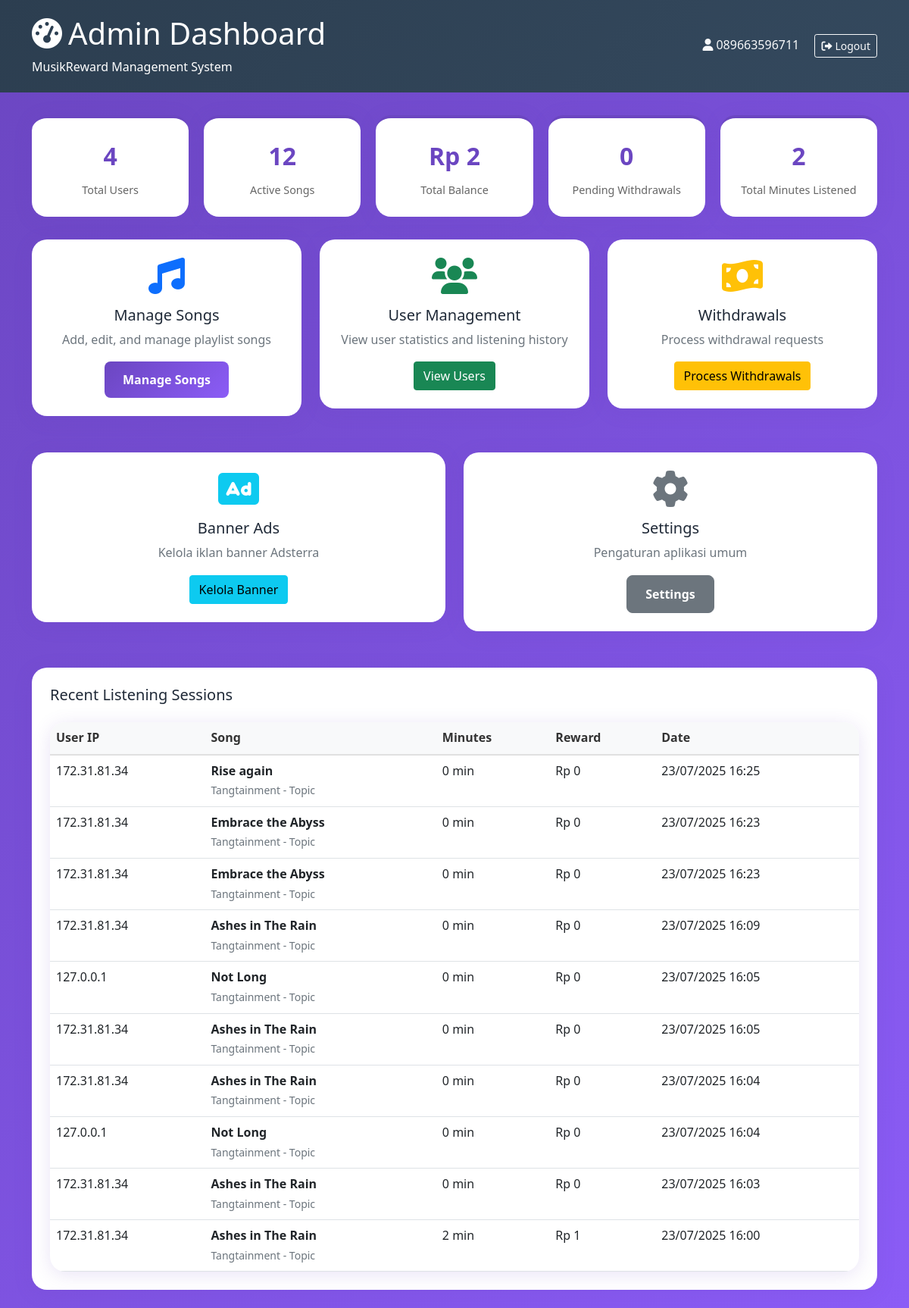
Before: /admin/index.php (signed in) with the older database file.
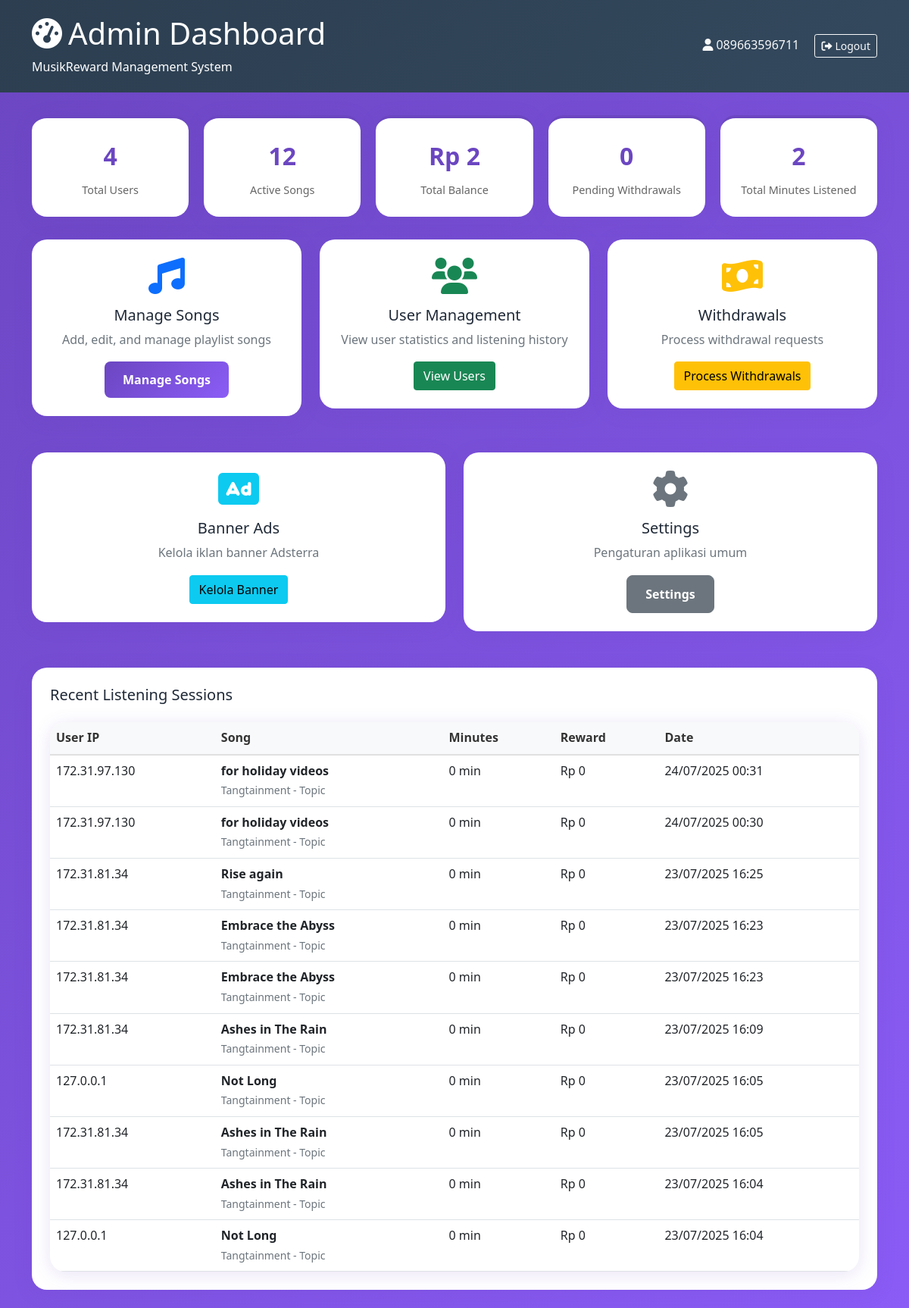
After: the same page with the newer database file.
### tables this page shows
CREATE TABLE listening_sessions (
            id INTEGER PRIMARY KEY AUTOINCREMENT,
            user_ip TEXT NOT NULL,
            song_id INTEGER NOT NULL,
            minutes_listened INTEGER DEFAULT 0,
            reward_earned REAL DEFAULT 0.00,
            completed INTEGER DEFAULT 0,
            created_at DATETIME DEFAULT CURRENT_TIMESTAMP,
            FOREIGN KEY (song_id) REFERENCES songs(id)
        );

CREATE TABLE songs (
            id INTEGER PRIMARY KEY AUTOINCREMENT,
            youtube_id TEXT NOT NULL,
            title TEXT NOT NULL,
            artist TEXT NOT NULL,
            thumbnail_url TEXT,
            duration INTEGER DEFAULT 0,
            is_active INTEGER DEFAULT 1,
            created_at DATETIME DEFAULT CURRENT_TIMESTAMP
        );

### admin/index.php (the view, shortened to what this page needs)
<?php
require_once '../config/database.php';
$stmt = $pdo->query("SELECT COUNT(*) as total_users FROM users");
$totalUsers = $stmt->fetch()['total_users'];
$stmt = $pdo->query("SELECT COUNT(*) as total_songs FROM songs WHERE is_active = 1");
$totalSongs = $stmt->fetch()['total_songs'];
$stmt = $pdo->query("SELECT SUM(balance) as total_balance FROM users");
$totalBalance = $stmt->fetch()['total_balance'] ?: 0;
$stmt = $pdo->query("SELECT COUNT(*) as pending_withdrawals FROM withdrawals WHERE status = 'pending'");
$pendingWithdrawals = $stmt->fetch()['pending_withdrawals'];
$stmt = $pdo->query("SELECT SUM(minutes_listened) as total_minutes FROM listening_sessions");
$totalMinutes = $stmt->fetch()['total_minutes'] ?: 0;
?>
<!DOCTYPE html>
<html lang="id">
<head>
    <link href="https://cdn.jsdelivr.net/npm/bootstrap@5.1.3/dist/css/bootstrap.min.css" rel="stylesheet">
    <link href="https://cdnjs.cloudflare.com/ajax/libs/font-awesome/6.0.0/css/all.min.css" rel="stylesheet">
    <link href="../assets/css/style.css" rel="stylesheet">
</head>
<body>
    <div class="admin-header">
        <div class="container">
            <div class="d-flex justify-content-between align-items-center">
                <div>
                    <h1><i class="fas fa-tachometer-alt me-2"></i>Admin Dashboard</h1>
                    <p class="mb-0">MusikReward Management System</p>
                </div>
                <div>
                    <span class="text-light me-3">
                        <i class="fas fa-user me-1"></i><?= htmlspecialchars($_SESSION['admin_username']) ?>
                    </span>
                    <a href="?logout=1" class="btn btn-outline-light btn-sm">
                        <i class="fas fa-sign-out-alt me-1"></i>Logout
                    </a>
                </div>
            </div>
        </div>
    </div>
    <div class="container">
        <div class="stats-grid">
            <div class="stat-card">
                <div class="stat-number"><?= number_format($totalUsers) ?></div>
                <div class="stat-label">Total Users</div>
            </div>
            <div class="stat-card">
                <div class="stat-number"><?= number_format($totalSongs) ?></div>
                <div class="stat-label">Active Songs</div>
            </div>
            <div class="stat-card">
                <div class="stat-number">Rp <?= number_format($totalBalance, 0, ',', '.') ?></div>
                <div class="stat-label">Total Balance</div>
            </div>
            <div class="stat-card">
                <div class="stat-number"><?= number_format($pendingWithdrawals) ?></div>
                <div class="stat-label">Pending Withdrawals</div>
            </div>
            <div class="stat-card">
                <div class="stat-number"><?= number_format($totalMinutes) ?></div>
                <div class="stat-label">Total Minutes Listened</div>
            </div>
        </div>
        <div class="row">
            <div class="col-md-4 mb-4">
                <div class="admin-card text-center">
                    <i class="fas fa-music text-primary mb-3" style="font-size: 3rem;"></i>
                    <h5>Manage Songs</h5>
                    <p class="text-muted">Add, edit, and manage playlist songs</p>
                    <a href="songs.php" class="btn btn-primary">Manage Songs</a>
                </div>
            </div>
            <div class="col-md-4 mb-4">
                <div class="admin-card text-center">
                    <i class="fas fa-users text-success mb-3" style="font-size: 3rem;"></i>
                    <h5>User Management</h5>
                    <p class="text-muted">View user statistics and listening history</p>
                    <a href="users.php" class="btn btn-success">View Users</a>
                </div>
            </div>
            <div class="col-md-4 mb-4">
                <div class="admin-card text-center">
                    <i class="fas fa-money-bill-wave text-warning mb-3" style="font-size: 3rem;"></i>
                    <h5>Withdrawals</h5>
                    <p class="text-muted">Process withdrawal requests</p>
                    <a href="withdrawals.php" class="btn btn-warning">Process Withdrawals</a>
                </div>
            </div>
        </div>
        <div class="row">
            <div class="col-md-6 mb-4">
                <div class="admin-card text-center">
                    <i class="fas fa-ad text-info mb-3" style="font-size: 3rem;"></i>
                    <h5>Banner Ads</h5>
                    <p class="text-muted">Kelola iklan banner Adsterra</p>
                    <a href="banner_ads.php" class="btn btn-info">Kelola Banner</a>
                </div>
            </div>
            <div class="col-md-6 mb-4">
                <div class="admin-card text-center">
                    <i class="fas fa-cog text-secondary mb-3" style="font-size: 3rem;"></i>
                    <h5>Settings</h5>
                    <p class="text-muted">Pengaturan aplikasi umum</p>
                    <a href="#" class="btn btn-secondary">Settings</a>
                </div>
            </div>
        </div>
        <div class="admin-card">
            <h5 class="mb-4">Recent Listening Sessions</h5>
            <div class="table-responsive">
                <table class="table">
                    <thead>
                        <tr>
                            <th>User IP</th>
                            <th>Song</th>
                            <th>Minutes</th>
                            <th>Reward</th>
                            <th>Date</th>
                        </tr>
                    </thead>
                    <tbody>
                        <?php
                        $stmt = $pdo->query("
                            SELECT ls.*, s.title, s.artist
                            FROM listening_sessions ls
                            JOIN songs s ON ls.song_id = s.id
                            ORDER BY ls.created_at DESC
                            LIMIT 10
                        ");
                        $sessions = $stmt->fetchAll();
                        foreach ($sessions as $session): ?>
                        <tr>
                            <td><?= htmlspecialchars($session['user_ip']) ?></td>
                            <td>
                                <strong><?= htmlspecialchars($session['title']) ?></strong><br>
                                <small class="text-muted"><?= htmlspecialchars($session['artist']) ?></small>
                            </td>
                            <td><?= $session['minutes_listened'] ?> min</td>
                            <td>Rp <?= number_format($session['reward_earned'], 0, ',', '.') ?></td>
                            <td><?= date('d/m/Y H:i', strtotime($session['created_at'])) ?></td>
                        </tr>
                        <?php endforeach; ?>
                    </tbody>
                </table>
            </div>
        </div>
    </div>
</body>
</html>

### assets/css/style.css (style rules this page uses)
:root { --primary-color: #6B46C1; --secondary-color: #8B5CF6; --tertiary-color: #3B82F6; --accent-color: #92400E; --success-color: #10B981; --background-color: #F8FAFC; --wave-gradient: linear-gradient(135deg, #6B46C1 0%, #8B5CF6 25%, #3B82F6 50%, #92400E 75%, #6B46C1 100%); --card-shadow: 0 4px 25px rgba(107, 70, 193, 0.15); --border-radius: 20px; }
* { margin: 0; padding: 0; box-sizing: border-box; }
body { font-family: 'Segoe UI', Tahoma, Geneva, Verdana, sans-serif; background: var(--wave-gradient); background-size: 400% 400%; animation: waveAnimation 15s ease-in-out infinite; line-height: 1.6; color: #1F2937; min-height: 100vh; }
.btn-primary { background: linear-gradient(135deg, var(--primary-color), var(--secondary-color)); border: none; border-radius: 8px; padding: 12px 24px; font-weight: 600; transition: all 0.3s ease; }
.btn-secondary { border-radius: 8px; padding: 12px 24px; font-weight: 600; }
.admin-header { background: linear-gradient(135deg, #2C3E50, #34495E); color: white; padding: 20px; margin-bottom: 30px; }
.admin-card { background: white; border-radius: var(--border-radius); box-shadow: var(--card-shadow); padding: 24px; margin-bottom: 24px; }
.stats-grid { display: grid; grid-template-columns: repeat(auto-fit, minmax(200px, 1fr)); gap: 20px; margin-bottom: 30px; }
.stat-card { background: white; border-radius: var(--border-radius); padding: 24px; text-align: center; box-shadow: var(--card-shadow); border-top: 4px solid var(--primary-color); }
.stat-number { font-size: 2rem; font-weight: bold; color: var(--primary-color); margin-bottom: 8px; }
.stat-label { color: #666; font-size: 0.9rem; }
.table-responsive { border-radius: var(--border-radius); overflow: hidden; box-shadow: var(--card-shadow); }
.table { margin-bottom: 0; }
.table thead th { background-color: #F8F9FA; border-bottom: 2px solid #E0E0E0; font-weight: 600; color: #333; }

Changed rows visible on the page:
no longer on this page (row unchanged): listening_sessions: user_ip "172.31.81.34", song.title "Ashes in The Rain", song.artist "Tangtainment - Topic", minutes_listened "0", reward_earned "0", created_at "23/07/2025 16:03"
no longer on this page (row unchanged): listening_sessions: user_ip "172.31.81.34", song.title "Ashes in The Rain", song.artist "Tangtainment - Topic", minutes_listened "2", reward_earned "1", created_at "23/07/2025 16:00"
added listening_sessions: user_ip "172.31.97.130", song.title "for holiday videos", song.artist "Tangtainment - Topic", minutes_listened "0", reward_earned "0", created_at "24/07/2025 00:31"
added listening_sessions: user_ip "172.31.97.130", song.title "for holiday videos", song.artist "Tangtainment - Topic", minutes_listened "0", reward_earned "0", created_at "24/07/2025 00:30"
